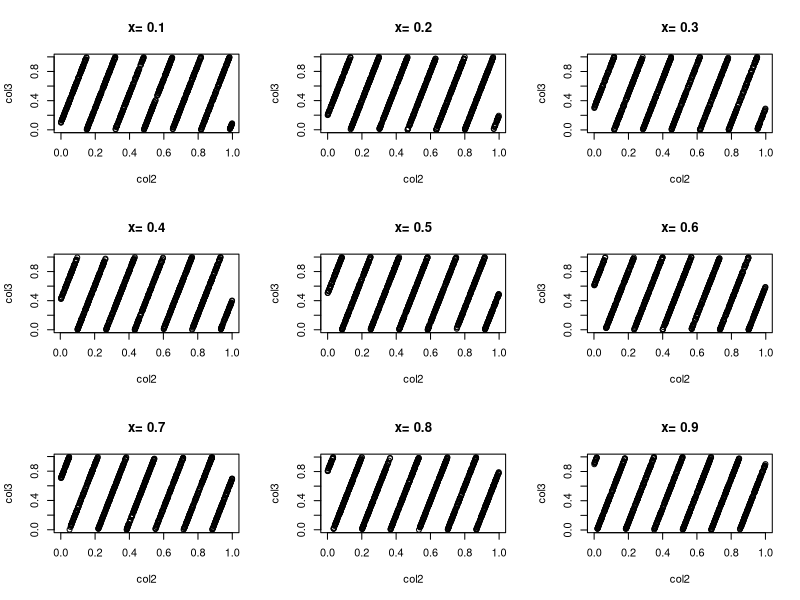

This figure's R source:
## ---- chunk 1
knitr::opts_chunk$set(echo = TRUE)
## ---- chunk 2
x=rep(0,30)
y=rep(0,29)
x[1]=1
x[2]=1
for(i in 3:30){
  x[i]=x[i-1]+x[i-2]
}
for(i in 1:29){
  y[i]=x[i+1]/x[i]
}
y
## ---- chunk 3
(1+sqrt(5))/2
## ---- chunk 4
answer <- 0
for (j in 1:5) answer <- answer + j
answer
## ---- chunk 5
answer <- NULL
for (j in 1:5) answer <- c(answer, j)
answer
## ---- chunk 6
answer <- 0
for (j in 1:5) answer <- c(answer, j)
answer
## ---- chunk 7
answer <- 1
for (j in 1:5) answer <- answer * j
answer
## ---- chunk 8
answer <- 3
for (j in 1:15) answer <- c(answer, (7 * answer[j]) %% 31)
answer
## ---- chunk 9
interest<-function(P,i){
  if (i<=3){I=P*((1+0.04)^i-1)}
  else {I=P*((1+0.05)^i-1)}
  print(I)
}
## ---- chunk 10
rate<-function(n,P,open){
  if(open==TRUE){R=P*0.005/(1-(1+0.005)^(-n))}
  else{R=P*0.004/(1-(1+0.004)^(-n))}
  R
}
## ---- chunk 11
Fibonacci=c(1,1)
while(Fibonacci[length(Fibonacci)]<300){
  Fibonacci=c(Fibonacci,Fibonacci[length(Fibonacci)]+Fibonacci[length(Fibonacci)-1])
}
Fibonacci[1:length(Fibonacci)-1]
## ---- chunk 12
i=0.006
old_i=0
while(abs(old_i-i)>=0.000001){
  new_i=(1-(1+i)^(-20))/19
  old_i=i
  i=new_i
}
i
## ---- chunk 13
i=0.006
old_i=0
j=0
while(abs(old_i-i)>=0.000001){
  new_i=(1-(1+i)^(-20))/19
  old_i=i
  i=new_i
  j=j+1
}
j
## ---- chunk 14
Eratosthenes <- function(n) {
  # Print prime numbers up to n (based on the sieve of Eratosthenes)
  if (n >= 2) {
    sieve <- seq(2, n)
    primes <- c()
    while (length(sieve) > 0) {
      p <- sieve[1]
      primes <- c(primes, p)
      # add the prime to the sequence
      sieve = sieve[(sieve %% p) != 0]
      # remove all integers in the sequence which can be divided by this prime number
    }
    return(primes)
  } else {
    stop("Input value of n should be at least 2")
  }
}
## ---- chunk 15
Eratosthenes <- function(n) {
 # Print prime numbers up to n (based on the sieve of Eratosthenes)
  if (n >= 2) {
    sieve <- seq(2, n)
    primes <- c()
    while (length(sieve) > 0) {
      p <- sieve[1]
      primes <- c(primes, p)
      sieve = sieve[(sieve %% p) != 0]
      if (p >= sqrt(n)){
        primes = c(primes, sieve);
        break
      }
    }
    return(primes)
  } else {
    stop("Input value of n should be at least 2")
  }
}
#test
Eratosthenes(30)
## ---- chunk 16
compound.interest=function(P,i.r,n){
  interest=P*(1+i.r)^n
  interest
}
## ---- chunk 17
compound.interest(1000,0.01,30)
## ---- chunk 18
solution=function(f,a,b,tolerance=10^(-5)){
  if(abs(f(a))<=tolerance){
    return(a)
  }
  if(abs(f(b))<=tolerance){
    return(b)
  }
  else{
     m =(b+a)/2
  if (b-a<=tolerance)
    return (m)
   if (f(a)*f(m)<0){
     return (solution(f,a,m,tolerance))
   }
  else(return (solution(f,m,b,tolerance)))
  }
}
#test
f=function(x){x^2+3*x-4}
solution(f,-2,3)
## ---- chunk 19
factorial(10)
factorial(50)
factorial(100)
factorial(1000)
## ---- chunk 20
binom.coefficient <- function(n, m) {
  return (factorial(n)/(factorial(m)* factorial(n - m)))
}
## ---- chunk 21
binom.coefficient(4,2)
binom.coefficient(50,20)
binom.coefficient(5000,2000)
## ---- chunk 22
improved.coefficient <- function(n, m) {
  x1=log(1:n)
  x2=log(1:m)
  x3=log(1:(n-m))
  coefficient=exp(sum(x1)-sum(x2)-sum(x3))
  return(coefficient)
}
## ---- chunk 23
improved.coefficient(4,2)
improved.coefficient(50,20)
improved.coefficient(5000,2000)
## ---- chunk 24
results<-numeric(3000000) 
x<-123
for (i in 1:3000000){
  x <- (65539*x) %% (2^31)
  results[i]<-x/(2^31)
}
results.round<-round(results,3)
results.matrix<-matrix(results.round,ncol=3,byrow=T)
par(mfrow = c(3,3))
for(j in 1:9){
  x=j/10
  new.rowx <- results.matrix[results.matrix[,1] == x,]
  plot(new.rowx[,2],new.rowx[,3],xlab = "col2", ylab = "col3",main=paste("x=",x))
}

## ---- chunk 25
directpoly=function(C,x){
  value=rep(0,length(C))
  for(i in 1:length(C)){
    value[i]=C[i]*x^(i-1)
  }
 answer=sum(value)
 print(answer)
}
#test
directpoly(c(1,2,3,4),5)
## ---- chunk 26
hornerpoly=function(C,x){
  answer=numeric(length(x))
  k=0
  for(y in x){
  n=length(C)
  a=c(numeric(n-1),C[n])
  for (i in (n-1):1) {
    a[i]<-a[i+1]*y+C[i]
  }
  k=k+1
  answer[k]=a[1]
  }
  return(answer)
}
#test
hornerpoly(c(1,2,3,4),5)
hornerpoly(c(1,2,3,4),c(1,2,3))
## ---- chunk 27
mergesort <- function(x, decreasing) {
  len <- length(x)
  if (len < 2) result <- x
  else {
    y <- x[1: floor(len / 2)]
    z <- x[floor(len / 2 + 1): len]
    y <- mergesort(y, decreasing)
    z <- mergesort(z, decreasing)
    result <- c()
    while (min(length(y), length(z)) > 0) {
      if (decreasing) {
        if (y[1] > z[1]) {
          result <- c(result, y[1])
          y <- y[-1]
        }
        else {
          result <- c(result, z[1])
          z <- z[-1]
        }
      }
      else {
        if (y[1] < z[1]) {
          result <- c(result, y[1])
          y <- y[-1]
        }
        else {
          result <- c(result, z[1])
          z <- z[-1]
        }
      } 
    }
    
    if (length(y) > 0) 
      result <- c(result, y)
    else (length(z) > 0) 
    result <- c(result, z)
  }

  return (result)
}

#test
mergesort(c(3,4,56,7,23),TRUE)
mergesort(c(3,4,56,7,23),FALSE)
## ---- chunk 28
Newton=function(f,g,tol=10^(-6),x0,y0){
  h = 10^(-6)
  i = 1
  while(i<= 100){
    f.dx = (f(x0+h,y0)-f(x0,y0))/h
    f.dy = (f(x0,y0+h)-f(x0,y0))/h
    g.dx = (g(x0+h,y0)-g(x0,y0))/h
    g.dy = (g(x0,y0+h)-g(x0,y0))/h
    x1 = x0-(g.dy*f(x0,y0)-f.dy*g(x0,y0))/(f.dx*g.dy - f.dy*g.dx)
    y1 = y0-(f.dx*g(x0,y0)-g.dx*f(x0,y0))/(f.dx*g.dy - f.dy*g.dx)
    i = i+1
    if (abs(x1-x0)<tol && abs(y1-y0)<tol) break
    x0=x1
    y0=y1
  }
  return(c(x1,y1))
}
## ---- chunk 29
f=function(x,y) x^2+2*y^2-2
g=function(x,y) x+y
Newton(f,g,tol=10^(-6),x0=1,y0=1)
